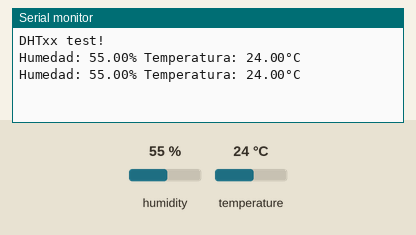
Simulated run of this sketch. Board: ESP32. Parts: the last lines printed to the serial monitor. Inputs (shaded band) come from the test bench; at power-on: humidity 55 %, temperature 24 °C.

Above: at 10.8 s.
10.9 s: humidity set to 22 %
At 16.5 s:
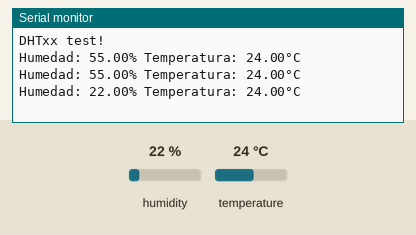
18.4 s: temperature set to 12 °C
At 21.4 s:
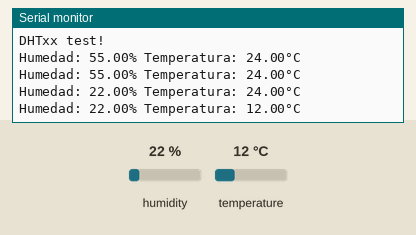
25.9 s: humidity set to 40 %
At 31.5 s:
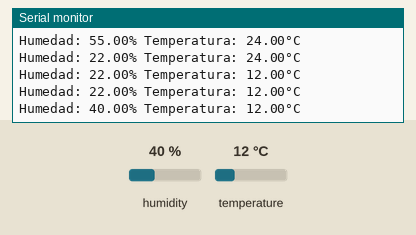
Timing chart, 0 to 33.0 s (numbered marks = the images above; inputs shaded):
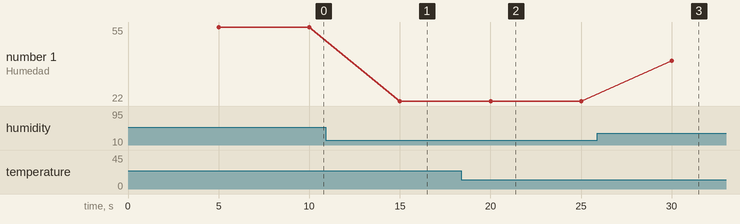

Measured:
- after the input at 10.9 s, the serial monitor: prints a new line after 4.1 s (image 1)
- after the input at 18.4 s, the serial monitor: prints a new line after 1.6 s (image 2)
- after the input at 25.9 s, the serial monitor: prints a new line after 4.1 s (image 3)
- plotted number 1: 55 → 22 after the input at 10.9 s, 22 → 40 after the input at 25.9 s

The sketch:

DHT22_basico.ino
```cpp
#include "DHT.h"
#define DHTPIN 4
#define DHTTYPE DHT22

DHT dht(DHTPIN, DHTTYPE);

unsigned long currentTime = 0;
unsigned long lastTime = 0;
unsigned long intervalo = 5000; // milisegundos
float h,t=0;

void setup() {
Serial.begin(9600);
Serial.println(F("DHTxx test!"));
dht.begin();
 //millis() devuelve el número de milisegundos que han transcurrido desde que se inició el programa
}

void loop() {


currentTime = millis();
if (currentTime - lastTime >= intervalo) {  //usamos millis() en lugar de delay(intervalo), para no hacerlo bloqueante
    lastTime = currentTime;
    h = dht.readHumidity();
    t = dht.readTemperature();

    if (isnan(h) || isnan(t)) {
    Serial.println(F("Failed to read from DHT sensor!"));
    }

    Serial.print(F("Humedad: "));
    Serial.print(h);
    Serial.print(F("% Temperatura: "));
    Serial.print(t);
    Serial.println(F("°C "));

    //SI QUEREMOS GENERAR VALORES RANDOM PARA ALGUN TIPO DE SENSOR //
    /*
    float temperatura2 = random(20, 30);
    float humedad2 = random(70, 99);
    // Imprimir los valores en el monitor serial
    Serial.print("Temperatura simulada: ");
    Serial.print(temperatura2);
    Serial.print(" °C | Humedad simulada: ");
    Serial.print(humedad2);
    Serial.println(" %");
    */

    }

}
```
